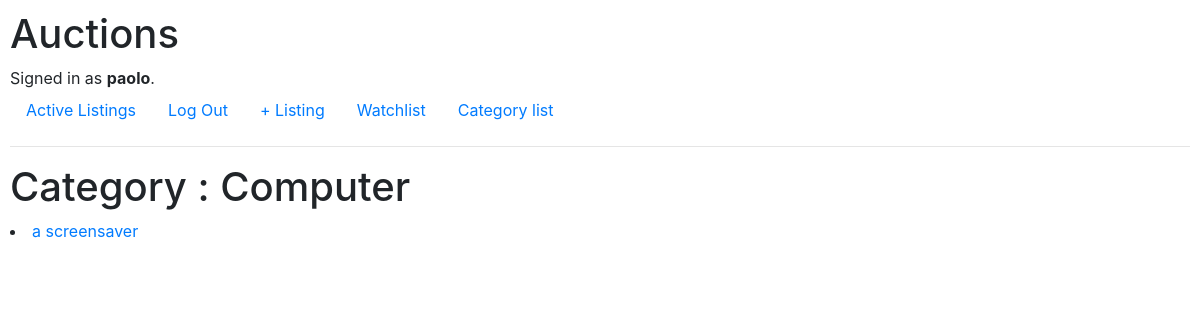
The page /1/category_detail (signed in) on the database its author committed.
### auctions/models.py (models this page shows, shortened)
class User(AbstractUser):
    pass

class Category(models.Model):
    name = models.CharField(max_length=255)
    def __str__(self):
        return f"{self.name}"

class AuctionListing(models.Model):
    product = models.CharField(max_length=255)
    description = models.TextField(null=True, blank=True)
    category = models.CharField(max_length=255)
    initial_price = models.PositiveIntegerField(default=0)
    sold = models.BooleanField(default=False)
    user = models.ForeignKey(User, on_delete=models.CASCADE)
    image = models.ImageField(null=True, blank=True, upload_to='images/')
    def __str__(self):
        return f"{self.product}"

### auctions/views.py (the view)
# urls.py: path("<int:category_id>/category_detail", views.category_detail, name="category_detail"),
def category_detail(request, category_id):
    category=Category.objects.get(id=category_id)
    list_of_items = AuctionListing.objects.filter(category=category).all()
    print(list(list_of_items))
    context = {'category': category, 'list_of_items': list_of_items}
    return render(request,"auctions/category_detail.html", context)

### auctions/templates/auctions/category_detail.html (shortened to what this page needs)
{% extends "auctions/layout.html" %}
{% block body %}
<h1>Category : {{ category }} </h1>
{% if list_of_items %}
    {% for item in list_of_items %}
        <li><a href="{% url 'listing_detail' item.id %}">{{item}}</a></li>
    {% endfor %}
{% endif %}
{% endblock body %}

### auctions/templates/auctions/layout.html (shortened to what this page needs)
{% load static %}
<!DOCTYPE html>
<html lang="en">
    <head>
        <link rel="stylesheet" href="https://stackpath.bootstrapcdn.com/bootstrap/4.4.1/css/bootstrap.min.css">
        <link href="{% static 'auctions/styles.css' %}" rel="stylesheet">
    </head>
    <body>
        <h1>Auctions</h1>
        <div>
            {% if user.is_authenticated %}
                Signed in as <strong>{{ user.username }}</strong>.
            {% else %}
                Not signed in.
            {% endif %}
        </div>
        <ul class="nav">
            <li class="nav-item">
                <a class="nav-link" href="{% url 'index' %}">Active Listings</a>
            </li>
            {% if user.is_authenticated %}
                <li class="nav-item">
                    <a class="nav-link" href="{% url 'logout' %}">Log Out</a>
                </li>
                <li class="nav-item">
                    <a class="nav-link" href="{% url 'listing_add' %}">+ Listing</a>
                </li>
                <li class="nav-item">
                    <a class="nav-link" href="{% url 'wishlist' %}">Watchlist</a>
                </li>
            <li class="nav-item">
                    <a class="nav-link" href="{% url 'category' %}">Category list</a>
                </li>
            {% endif %}
        </ul>
        <hr>
        {% block body %}
        {% endblock %}
    </body>
</html>

### auctions/static/auctions/styles.css (style rules this page uses)
body { padding: 10px; }

### rows shown on the page
User: username "paolo"
Category: name "Computer"
AuctionListing: product "a screensaver"
